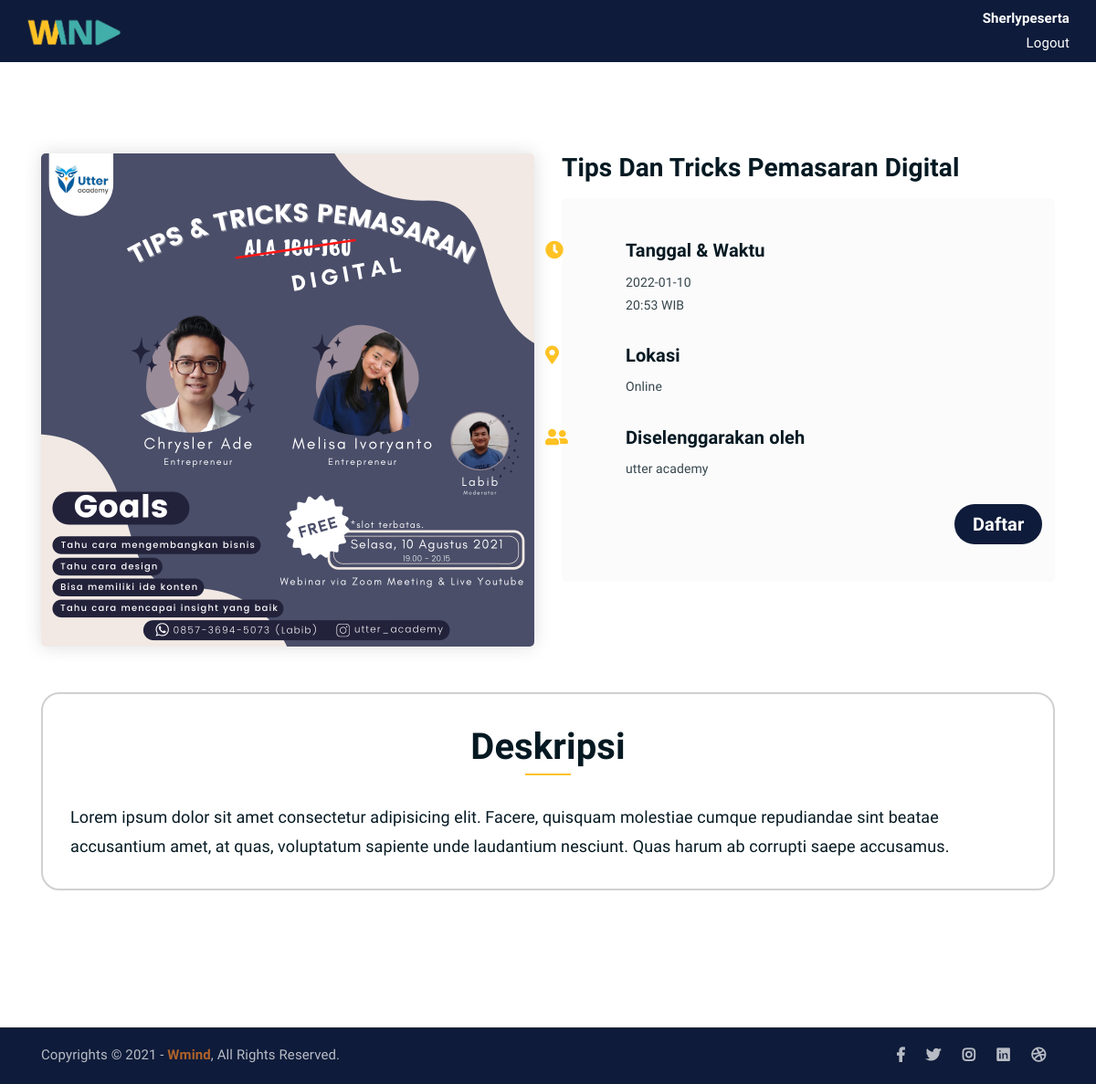
The app's page /temukan-webinar-detail.php?id_webinar=22 (signed in) with its own data.
### tables this page shows
CREATE TABLE `tb_buat_webinar` (
  `id_webinar` int(11) NOT NULL,
  `id_author` int(11) NOT NULL,
  `gambar_poster` varchar(20) NOT NULL,
  `tgl_buat` varchar(100) NOT NULL,
  `judul_webinar` varchar(225) NOT NULL,
  `kategori_webinar` varchar(50) NOT NULL,
  `nama_eo` varchar(225) NOT NULL,
  `email_eo` varchar(225) NOT NULL,
  `tanggal_mulai` varchar(100) NOT NULL,
  `waktu_mulai` varchar(20) NOT NULL,
  `link_streaming` varchar(150) DEFAULT NULL,
  `deskripsi_webinar` text NOT NULL
);

### temukan-webinar-detail.php (the view, shortened to what this page needs)
<!DOCTYPE html>
<html lang="en">
<head>
	<link rel="stylesheet" href="assets/css/all.min.css">
	<link rel="stylesheet" href="assets/bootstrap/css/bootstrap.min.css">
	<link rel="stylesheet" href="assets/css/owl.carousel.css">
	<link rel="stylesheet" href="assets/css/magnific-popup.css">
	<link rel="stylesheet" href="assets/css/animate.css">
	<link rel="stylesheet" href="assets/css/meanmenu.min.css">
	<link rel="stylesheet" href="assets/css/main.css">
	<link rel="stylesheet" href="assets/css/responsive.css">
    <link rel="stylesheet" href="assets/css/css_tirja.css">
</head>
<body>
	<nav class="navbar navBarEo">
		<div class="container-fluid navBarEo">
			<a class="navbar-brand" href="index.php">
				<img src="assets/img/logo_transparan.png" style="width: 70%" alt="">
			</a>
			<div class="navBarUsername">
				<p class="panggilUsername"><?php echo "<b>".$_SESSION['username']."</b><br>"; ?> </p>
				<a class="txtLogout" href="logout.php">Logout</a>
			</div>
		</div>
	</nav>
	<?php
    include "koneksi.php";
    $id_webinar = $_GET['id_webinar'];
    $query = "SELECT * FROM tb_buat_webinar WHERE id_webinar='$id_webinar'";
    $hasil = mysqli_query($koneksi, $query);
    $data = mysqli_fetch_array($hasil);
    ?>
	<div class="single-product mt-100 mb-150">
		<div class="container">
			<div class="row">
				<div class="col-md-6">
					<div class="single-product-img">
						<img src="assets/img/gambar-poster/<?php echo $data['gambar_poster']; ?>" alt="">
					</div>
				</div>
				<div class="col-lg-6">
                    <h3 style="text-transform: capitalize;"><?php echo $data['judul_webinar']; ?></h3>
					<div class="contact-form-wrap">
						<div class="contact-form-box">
							<h4><i class="fas fa-clock" style="color: #FFC224;"></i> Tanggal & Waktu</h4>
							<p><?php echo $data['tanggal_mulai']; ?> <br> <?php echo $data['waktu_mulai']; ?> WIB</p>
						</div>
						<div class="contact-form-box">
							<h4><i class="fas fa-map-marker-alt" style="color: #FFC224;"></i> Lokasi</h4>
							<p>Online</p>
						</div>
						<div class="contact-form-box">
							<h4><i class="fas fa-user-friends" style="color: #FFC224;"></i> Diselenggarakan oleh</h4>
							<p><?php echo $data['nama_eo']; ?></p>
						</div>
						<div class="tombol-daftar ">
							<a href="form-daftar-webinar.php?id_webinar=<?php echo $data['id_webinar']?>">Daftar</a>
						</div>
					</div>
				</div>
			</div>
		</div>
	</div>
	<div class="container mb-150">
		<div class="bungkus-deskripsi">
			<div class="bagian-judul text-center mt-5">
				<h3>Deskripsi</h3>
			</div>
			<div class="bagian-deskripsi">
				<p><?php echo $data['deskripsi_webinar']; ?></p>
			</div>
		</div>
	</div>
	<div class="copyright" style="background-color: #0E1B3A;">
		<div class="container">
			<div class="row">
				<div class="col-lg-6 col-md-12">
					<p>Copyrights &copy; 2021 - <a href="https://imransdesign.com/">Wmind</a>,  All Rights Reserved.</p>
				</div>
				<div class="col-lg-6 text-right col-md-12">
					<div class="social-icons">
						<ul>
							<li><a href="#" target="_blank"><i class="fab fa-facebook-f"></i></a></li>
							<li><a href="#" target="_blank"><i class="fab fa-twitter"></i></a></li>
							<li><a href="#" target="_blank"><i class="fab fa-instagram"></i></a></li>
							<li><a href="#" target="_blank"><i class="fab fa-linkedin"></i></a></li>
							<li><a href="#" target="_blank"><i class="fab fa-dribbble"></i></a></li>
						</ul>
					</div>
				</div>
			</div>
		</div>
	</div>
</body>
</html>

### assets/css/main.css (style rules this page uses)
html { font-size: 14px; font-weight: 400; line-height: 28px; height: 100%; }
body { font-family: 'Lexend Deca', sans-serif; font-weight: 400; font-size: 1rem; letter-spacing: 0.1px; line-height: 1.8; color: #051922; overflow-x: hidden; }
body img { max-width: 100%; }
a { cursor: pointer; text-decoration: none; -webkit-transition: all 0.2s ease-in-out; -o-transition: all 0.2s ease-in-out; transition: all 0.2s ease-in-out; }
h1, .h1, h2, .h2, h3, .h3, h4, .h4, h5, .h5, h6, .h6 { font-family: 'Lexend Deca', sans-serif; font-weight: 700; margin: 0 0 1.25rem 0; color: #051922; }
h1:last-child, .h1:last-child, h2:last-child, .h2:last-child, h3:last-child, .h3:last-child, h4:last-child, .h4:last-child, h5:last-child, .h5:last-child, h6:last-child, .h6:last-child { margin: 0; }
h3, .h3 { font-size: 2rem; font-weight: 700; line-height: 2.25rem; }
h4, .h4 { font-size: 1.5rem; font-weight: 700; line-height: 1.75rem; }
p { font-family: 'Lexend Deca', sans-serif; font-weight: 400; font-size: 1rem; letter-spacing: 0.1px; line-height: 1.8; color: #051922; margin: 0 0 1.25rem 0; }
p:last-child { margin: 0; }
.mt-100 { margin-top: 100px; }
.mb-150 { margin-bottom: 150px; }
a.navbar-brand img { max-width: 150px; }
.copyright { background-color: #051922; border-top: 1px solid #232a35; }
.copyright p { margin: 0; color: #fff; opacity: 0.7; padding: 16px 0; font-size: 15px; }
.copyright a { color: #F28123; font-weight: 700; }
.social-icons ul { margin: 0; padding: 0; list-style: none; }
.social-icons ul li { display: inline-block; }
.social-icons ul li a { font-size: 16px; color: #fff; opacity: 0.7; padding: 16px 10px; display: block; }
a.navbar-brand { -webkit-transition: 0.3s; -o-transition: 0.3s; transition: 0.3s; }
.social-icons ul li a { -webkit-transition: 0.3s; -o-transition: 0.3s; transition: 0.3s; }
html, body { height: 100%; }
.contact-form-wrap { background-color: #FBFBFB; padding: 45px 30px; border-radius: 5px; }
.contact-form-box { padding-left: 40px; margin-bottom: 30px; }
.contact-form-box h4 { font-size: 20px; font-weight: 600; position: relative; margin-bottom: 10px; }
.contact-form-box h4 i { position: absolute; left: -13%; color: #F28123; top: 2px; }
.contact-form-box p { line-height: 1.8; opacity: 0.8; }
.single-product-img img { border-radius: 5px; -webkit-box-shadow: 0 0 20px #ddd; box-shadow: 0 0 20px #ddd; }

### assets/css/responsive.css (style rules this page uses)
@media only screen and (min-width: 992px) and (max-width: 1200px) { .contact-form-box h4 i { left: -20%; } }

### assets/css/css_tirja.css (style rules this page uses)
.navBarEo { background-color: #0E1B3A; }
.navBarUsername { text-align: right; }
.panggilUsername { color: white; font-family: 'Lexend Deca', sans-serif; font-size: 15px; margin-bottom: 0px; text-transform: capitalize; }
.txtLogout { color: white; font-family: 'Lexend Deca', sans-serif; font-size: 15px; font-weight: 200; }
.tombol-daftar a { background-color: #0E1B3A; margin-left: 400px; font-size: 20px; font-weight: 700; color: white; cursor: pointer; padding: 10px 20px; border-radius: 50px; }
.bungkus-deskripsi { border: 2px solid rgb(209, 208, 208); border-radius: 20px; width: 100%; margin-top: -100px; }
.bagian-judul h3 { font-size: 40px; position: relative; padding-bottom: 15px; }
.bagian-judul h3:after { position: absolute; content: ''; left: 0px; right: 0px; bottom: 0px; width: 50px; height: 2px; background-color: #FFC224; margin: 0 auto; }
.bagian-judul { margin-bottom: 80px; }
.bagian-deskripsi { margin: 30px; margin-top: -50px; }
.bagian-deskripsi p { font-size: 18px; }

### records on screen
tb_buat_webinar: gambar_poster (picture), judul_webinar "Tips Dan Tricks Pemasaran Digital", tanggal_mulai "2022-01-10", waktu_mulai "20:53", nama_eo "utter academy", deskripsi_webinar "Lorem ipsum dolor sit amet consectetur adipisicing elit. Facere, quisquam molestiae cumque repudiandae sint beatae accusantium amet, at quas, voluptatum sapiente unde laudantium nesciunt. Quas harum ab corrupti saepe accusamus."

### other values on screen
$_SESSION['username'] "Sherlypeserta"
